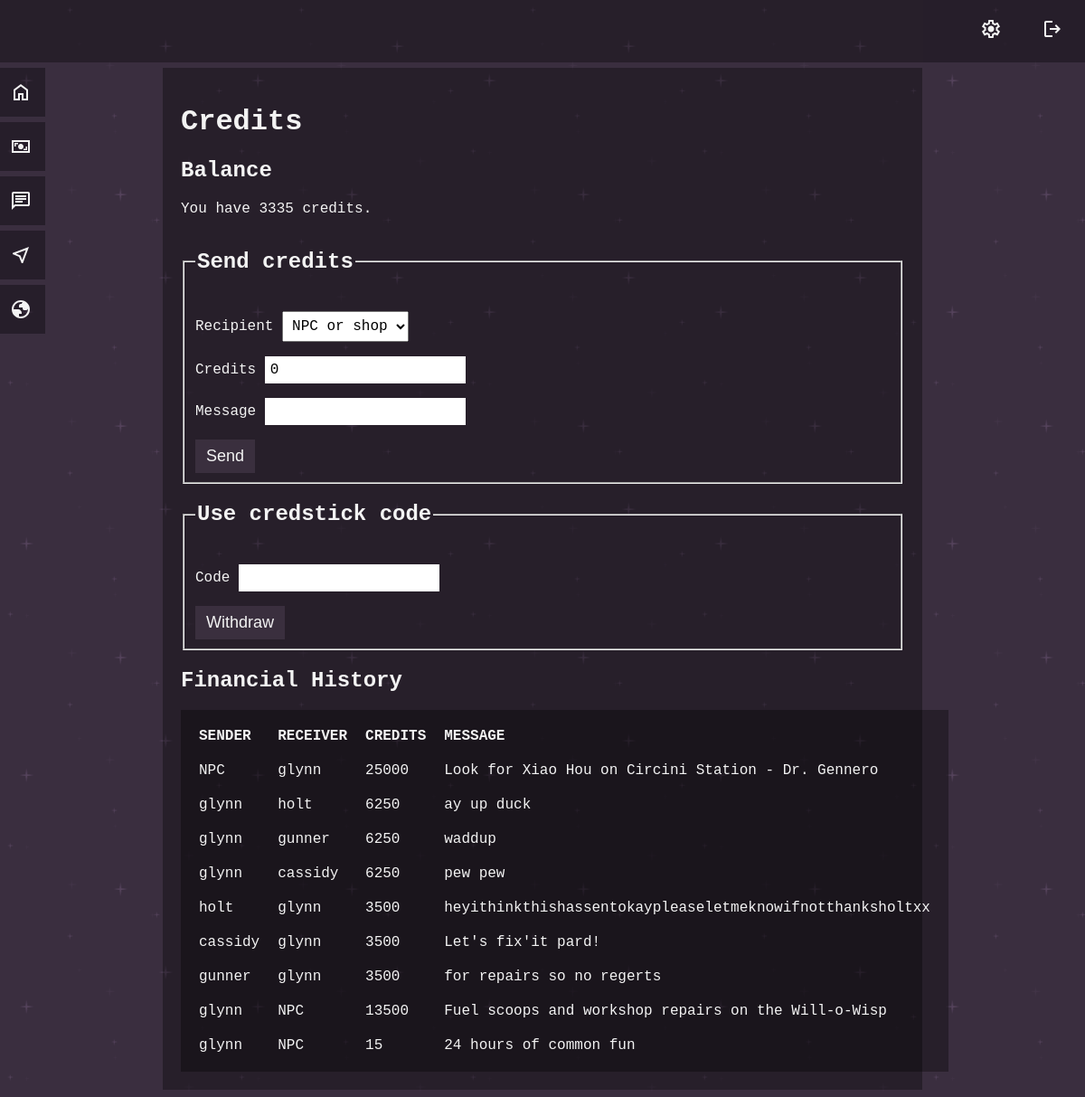
Screenshot of /credits (signed in) with the database file from the repository.
### tables this page shows
CREATE TABLE users (
id INTEGER PRIMARY KEY AUTOINCREMENT NOT NULL,
username TEXT NOT NULL UNIQUE,
hash TEXT NOT NULL,
admin INTEGER DEFAULT 0,
credits INTEGER DEFAULT 0, campaign INTEGER, scheme TEXT DEFAULT 'colour_scheme_purplestars.css');

CREATE TABLE financehistory (
id INTEGER PRIMARY KEY AUTOINCREMENT UNIQUE NOT NULL,
isfrom TEXT NOT NULL,
isto TEXT NOT NULL,
value INTEGER,
message TEXT
);

### app.py (the view)
@app.route("/credits")
@login_required
def credits():
    credits_balance = db.execute("SELECT credits FROM users WHERE id = ?", session["user_id"])[0]["credits"]
    user_campaign = db.execute("SELECT campaign FROM users WHERE id = ?", session['user_id'])[0]['campaign']
    send_list = db.execute("SELECT username FROM users WHERE campaign = ? AND NOT id = ?", user_campaign, session['user_id'])
    current_username = db.execute("SELECT username FROM users WHERE id = ?", session['user_id'])[0]['username']
    finance_history = db.execute("SELECT * FROM financehistory WHERE isfrom = ? OR isto = ? ORDER BY id", current_username, current_username)
    return render_template("credits.html", credits_balance=credits_balance, send_list=send_list, finance_history=finance_history)

### app.py (called while the page is built)
@app.context_processor
def inject_admin_status():
    admin_status = session.get("admin", 0)
    return dict(admin=admin_status)

@app.after_request
def after_request(response):
    response.headers["Cache-Control"] = "no-cache, no-store, must-revalidate"
    response.headers["Expires"] = 0
    response.headers["Pragma"] = "no-cache"
    return response

### helpers.py (called while the page is built)
def login_required(f):
    @wraps(f)
    def decorated_function(*args, **kwargs):
        if session.get("user_id") is None:
            return redirect("/login")
        return f(*args, **kwargs)
    return decorated_function

### templates/credits.html (shortened to what this page needs)
{% extends "layout.html" %}
{% block main %}
<h1>Credits</h1>
<h2>Balance</h2>
<p>You have {{ credits_balance }} credits.</p>
<form action="/credits_send" method="post">
    <fieldset>
        <legend>
            <h2>Send credits</h2>
        </legend>
        <p>
            <label for="credits_send_recipient">Recipient</label>
            <select name="send_credits_to" id="credits_send_recipient">
                <option value="NPC" selected>NPC or shop</option>
            </select>
        </p>
        <p>
            <label for="credits_send_amount">Credits</label>
            <input type="number" name="send_credits_amount" min="1" value="0" id="credits_send_amount" />
        </p>
        <p>
            <label for="credits_send_message">Message</label>
            <input type="text" name="send_credits_note" id="credits_send_message" />
        </p>
        <div>
            <button type="submit" class="ui_button" id="credits_send_button">Send</button>
        </div>
    </fieldset>
</form>
<form action="/credits_receive" method="post">
    <fieldset>
        <legend>
            <h2>Use credstick code</h2>
        </legend>
        <div>
            <p>
                <label for="credstick_code">Code</label>
                <input type="text" name="input_credstick_code" id="credstick_code" />
            </p>
            <div>
                <button type="submit" class="ui_button" id="credstick_button">Withdraw</button>
            </div>
        </div>
    </fieldset>
</form>
<h2>Financial History</h2>
<table class="dark_table">
    <thead>
        <tr>
            <th>SENDER</th>
            <th>RECEIVER</th>
            <th>CREDITS</th>
            <th>MESSAGE</th>
        </tr>
    </thead>
    <tbody>
        {% for line in finance_history %}
        <tr>
            <td>{{ line.isfrom }}</td>
            <td>{{ line.isto }}</td>
            <td>{{ line.value }}</td>
            <td>{{ line.message }}</td>
        </tr>
        {% endfor %}
    </tbody>
</table>
{% endblock %}

### static/style_default.css (style rules this page uses)
body { font-family: "Courier New", Courier, monospace; }
.dark_table { border: none; border-spacing: 0px; width: 100%; padding: 10px; text-align: left; }
.dark_table td, .dark_table th { padding: 10px; }
.ui_button, .warning_button { padding: 8px 12px; font-size: large; text-align: center; cursor: pointer; outline: none; border: none; }
input { border: none; font-size: 16px; font-family: "Courier New", Courier, monospace; padding: 6px; }
select { font-size: 16px; font-family: "Courier New", Courier, monospace; padding: 6px; }

### static/colour_scheme_purple.css (style rules this page uses)
body { background-color: #392e40; background-image: url("backdrop/darkPurple.png"); background-repeat: repeat; color: #f3f3f3; }
.dark_table { background-color: rgba(0, 0, 0, 0.33); }
.ui_button, .warning_button { color: #f3f3f3; background-color: rgba(58, 47, 62, 1); }

### rows the page displays
users: credits "3335"
financehistory: isfrom "NPC", isto "glynn", value "25000", message "Look for Xiao Hou on Circini Station - Dr. Gennero"
financehistory: isfrom "glynn", isto "holt", value "6250", message "ay up duck"
financehistory: isfrom "glynn", isto "gunner", value "6250", message "waddup"
financehistory: isfrom "glynn", isto "cassidy", value "6250", message "pew pew"
financehistory: isfrom "holt", isto "glynn", value "3500", message "heyithinkthishassentokaypleaseletmeknowifnotthanksholtxx"
financehistory: isfrom "cassidy", isto "glynn", value "3500", message "Let's fix'it pard!"
financehistory: isfrom "gunner", isto "glynn", value "3500", message "for repairs so no regerts"
financehistory: isfrom "glynn", isto "NPC", value "13500", message "Fuel scoops and workshop repairs on the Will-o-Wisp"
financehistory: isfrom "glynn", isto "NPC", value "15", message "24 hours of common fun"
